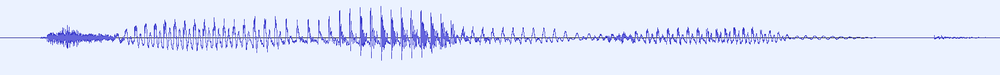
#> input picture sample.png, 1000 x 75 px, shrunk from 1684 x 126 before the run
$ python extractGraphData.py
#> lines starting #> are read from the running program, lines starting #| are printed output that depends on the picture
import cv2 as cv

def getBoundaryPts (rows, colls, img):
    pts = []

    for x in range(colls):
        minY = rows
        maxY = 0
        isPastFirstPt = False
        for y in range(rows):
            if img[y][x] < 200:
                if not(isPastFirstPt):
                    minY =y
                isPastFirstPt = True
                if maxY < img[y][x]:
                    maxY = y

        pts.append(str(rows - minY))
        pts.append(str(rows - maxY))

    return pts


graph = cv.imread("sample.png", 0)
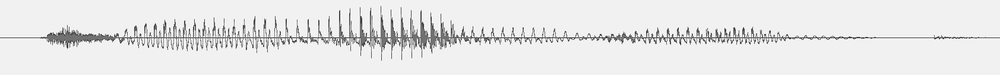
#> graph: shape (75, 1000); min 30, max 255, mean 230.4
rows, colls = graph.shape
#> rows = 75; colls = 1000

boundaryPts = getBoundaryPts(rows, colls, graph)
#> boundaryPts = 2000 items, first 6: '38', '38', '38', '38', '38', '38'

with open("extractedData.wav", "w") as csvf:
    csvf.writelines(",\n".join(boundaryPts))
    csvf.close()
